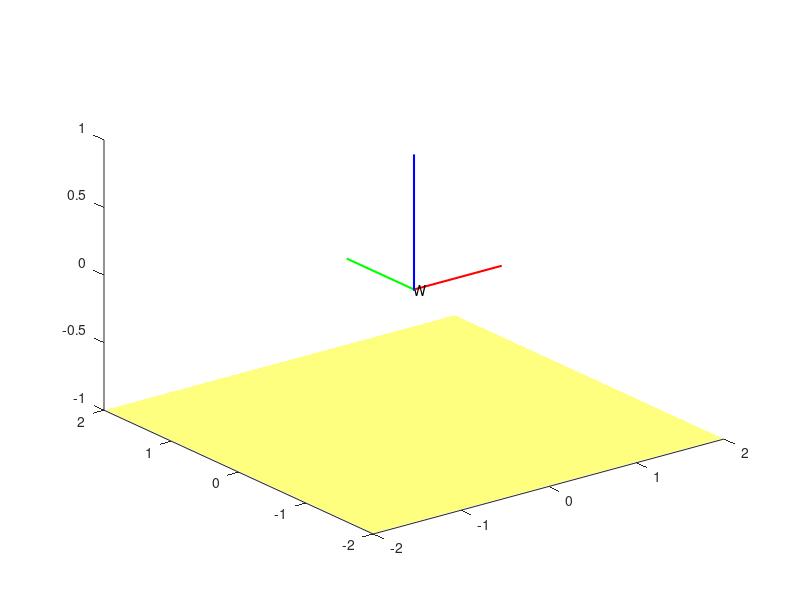

MATLAB code for this plot: (Note: this script raises an error after producing the figure.)
%showRotations.m
clear all    % It is a good idea to clear the workspace of old variables 
close all    % This closes any open figures


% Repeat forever (hit control-C to end program).
while true
    %%%%%%%%%%%%%%%%%
    % Draw a dot at the origin (this also clears the figure).
    plot3(0,0,0,'.');
    
    % Draw a flat "floor" to help us see the overall scene.
    vertices = [
        -2, -2, -1;     % X,Y,Z
        +2, -2, -1;
        +2, +2, -1;
        -2, +2, -1];
    faces = [1,2,3,4];    % Vertices on the face
    patch('Vertices', vertices, ...
        'Faces', faces, ...
        'FaceColor', 'y', ...
        'FaceAlpha', 0.5, ...
        'EdgeColor', 'none' ...
        );
    
    % Draw the global coordinate frame axes.
    line([0 1], [0 0], [0 0], 'Color', 'r', 'LineWidth', 1.5);    % x axis
    line([0 0], [0 1], [0 0], 'Color', 'g', 'LineWidth', 1.5);    % y axis
    line([0 0], [0 0], [0 1], 'Color', 'b', 'LineWidth', 1.5);    % z axis
    text(0,0,0,'W');
    
    
    %%%%%%%%%%%%%%%%%
    % Create the pose of moving frame 1.
    disp('Define the pose of frame 1.');
    angles = input('Enter [ax,ay,az] in degrees: ');
    ax = angles(1) * pi/180;    % Convert to radians
    ay = angles(2) * pi/180;    % Convert to radians
    az = angles(3) * pi/180;    % Convert to radians
    Rx = [ 1 0 0; 0 cos(ax) -sin(ax); 0 sin(ax) cos(ax)];
    Ry = [ cos(ay) 0 sin(ay); 0 1 0; -sin(ay) 0 cos(ay)];
    Rz = [ cos(az) -sin(az) 0; sin(az) cos(az) 0; 0 0 1];
    trans = input('Enter [X,Y,Z] translation: ');
    t = [trans(1); trans(2); trans(3)];   % translation
    
    R_m_w = Rz * Ry * Rx;               % Rotation matrix
    H_m_w = [ R_m_w  t;  0 0 0 1];      % 4x4 homogeneous transformation
    
    % Transform endpoints of coordinate frame axes to the world frame.
    P0 = H_m_w * [0;0;0;1];   % origin of frame
    ux = H_m_w * [1;0;0;1];     % x axis
    uy = H_m_w * [0;1;0;1];     % y axis
    uz = H_m_w * [0;0;1;1];     % z axis
    
    % Draw the moving coordinate frame axes.
    line([P0(1) ux(1)], [P0(2) ux(2)], [P0(3) ux(3)], 'Color', 'r', 'LineStyle', '--');    % x axis
    line([P0(1) uy(1)], [P0(2) uy(2)], [P0(3) uy(3)], 'Color', 'g', 'LineStyle', '--');    % y axis
    line([P0(1) uz(1)], [P0(2) uz(2)], [P0(3) uz(3)], 'Color', 'b', 'LineStyle', '--');    % z axis
    text(P0(1), P0(2), P0(3),'1');

    axis equal
    axis vis3d
    
    pause           % Pause until user hits a key
end





